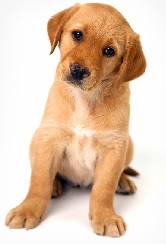
#> input picture images/puppy.jpg, 166 x 244 px
$ jupyter execute 'HOG for texture classification.ipynb'   (older library calls are emulated)
#> lines starting #> are read from the running program, lines starting #| are printed output that depends on the picture; long printed decimals are rounded
[cell 1]
import matplotlib.pyplot as plt
from skimage.feature import hog
from skimage.transform import resize
import cv2
from skimage import exposure

[cell 2]
img= cv2.imread("images/puppy.jpg")
#> img is the input picture: shape (244, 166, 3); mean B, G, R 176.3, 198.6, 225.5
img=cv2.cvtColor(img,cv2.COLOR_BGR2RGB)
plt.imshow(img)
print(img.shape)
#| (244, 166, 3)

<div style="direction: rtl;color: #4E4AE5;font-size: large;">
     سایز تصویر ۶۶۳ در ۴۵۹ است. ما باید تصویر رو به سایز ۶۴ در ۱۲۸ ریسایز کنیم.  .
    <br>
    برای پیش پردازش تصویر باید عرض و طول تصویر رو به نسبت ۱ به ۲ تبدیل شوند. این تصویر ترجیحا باید ۶۴ در ۱۲۸ باشد. به خاطر اینکه ما تصویر رو به بخش هایی ۸ در ۸ و ۱۶ در ۱۶ مسیر (‌patches) برای استخراج ویژگی تبدیل میکنیم. داشتن سایز دقیق ۶۴ در ۱۲۸ م محاسبات را ساده میکند.
</div>

[cell 3]
resized_image=resize(img,(128,64))
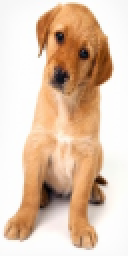
#> resized_image: shape (128, 64, 3) float64 (shown 2 times larger); mean R, G, B 0.884, 0.779, 0.691
print(resized_image.shape)
#| (128, 64, 3)

<div style="direction: rtl;color: #4E4AE5;font-size: large;">
    اینجا ما از تابع hog از کتابخونه skimage.features به صورت مستقیم استفاده می کنیم. پس خب لازم نیست گرادیان و اندازه و جهت رو به صورت جداگانه حساب کنیم. تابع hog به صورت داخلی تمام این موارد را حساب میکنه و به ماتریس ویژگی ها رو برمیگردونه.

همچنین اگر شما یک پارامتر visualize = True رو تنظیم کنید عکس hog رو برمیگردونه.

</div>

creating hog features fd, hog_image = hog(resized_img, orientations=9, pixels_per_cell=(8, 8), cells_per_block=(2, 2), visualize=True, multichannel=True)
<div style="direction: rtl;color: #4E4AE5;font-size: large;">
    پارامتر orientations که تعداد bin هایی که میخواهیم بسازیم رو میگم بهش. وقتی که من میخواهم یک ماتریس ۹ در ۱ داشته باشم این پارامتر رو ۹ تنظیم میکنم.
    <br>
    پارامتر pixels_per_cell اندازه سایز هر سلول که میخواهیم ازش هیستوگرام رو بسازیم تعیین میکنیم. توی نمونه ای که در مقاله بررسی کردیم ما از سلول های ۸ در ۸ استفاده کردیم و اینجا هم همین مقادیر رو قرار میدیم. البته میتونید هر مقدار دیگه ای هم باشه.
     <br>
     ارامتر cells_per_block  که سایز هر بلاک رو که میخواهیم نرمالیز کنیم هیستوگرام رو تعیین میکنه. همانطور که گفتیم سلول بر بلاک هست و نباید سایز پیکسل رو بنویسیم به جا نوشتن ۱۶ در ۱۶ ما می نویسیم ۲ در ۲ اینجا
    <br>
    ماتریس ویژگی ساخته شده  از تابع توی متغیری به اسم fd قرار دارد و تصویر روی hog_image قرار دارد. اجازه بدید ماتریس ویژگی ها رو بررسی کنیم
    <br>
    </div>

[cell 4]
#creating hog features
fd, hog_image = hog(resized_image, orientations=9, pixels_per_cell=(8, 8), cells_per_block=(2, 2), visualize=True, multichannel=True)
#> fd = 3780 values, max 0.669 at index 241, min 0 at index 5, mean 0.111
print(fd.shape)
#| (3780,)
print(fd[1])
#| 0.3033
hog_image_rescaled = exposure.rescale_intensity(hog_image, in_range=(0, 10))
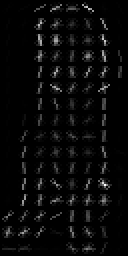
#> hog_image_rescaled: shape (128, 64) float64 (shown 2 times larger); min 0, max 0.029, mean 0.00105; drawn with min black and max white

[cell 5]
plt.figure(figsize=(8,8))
plt.subplot(1,3,1)
plt.imshow(resized_image)
plt.subplot(1,3,2)
plt.imshow(hog_image_rescaled)
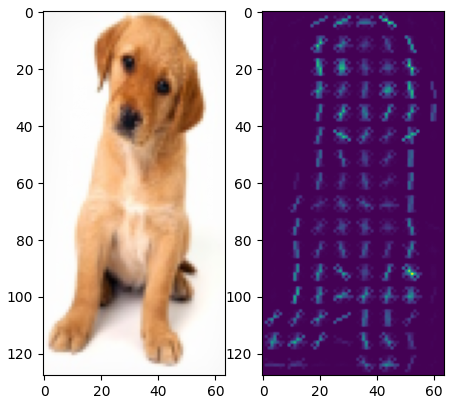
#> figure drawn by matplotlib, 2 panels

[cell 6]
plt.hist(fd)
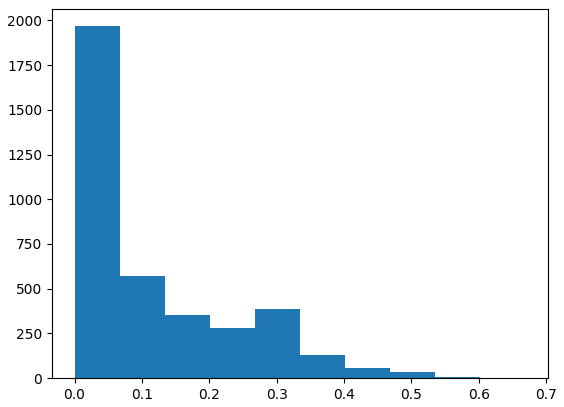
#> figure drawn by matplotlib, 1 panel; tallest bar 1967 high, from x = -6.94e-18 to 0.0669

$ run again, with images/1.jpg copied over images/puppy.jpg
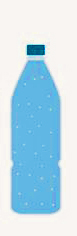
#> input picture images/1.jpg, 77 x 236 px
#> img is the input picture: shape (236, 77, 3); mean B, G, R 234.5, 219.3, 187.7
#| (236, 77, 3)
#> `resized_image=resize(img,(128,64))`:
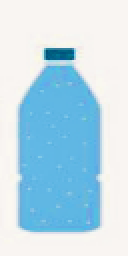
#> resized_image: shape (128, 64, 3) float64 (shown 2 times larger); mean R, G, B 0.736, 0.86, 0.919
#| (128, 64, 3)
#> fd = 3780 values, max 1 at index 202, min 0 at index 8, mean 0.0908
#| (3780,)
#| 1.5995865651858538e-09
#> `[cell 6] plt.hist(fd)`:
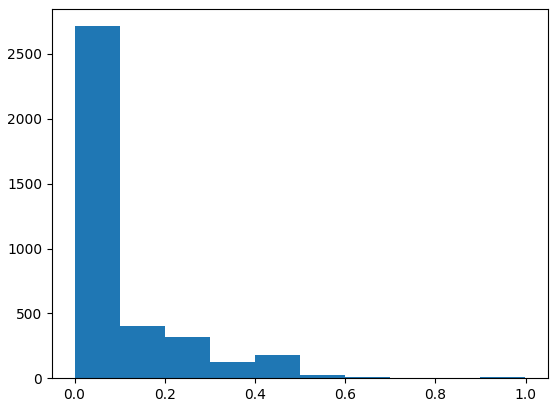
#> figure drawn by matplotlib, 1 panel; tallest bar 2714 high, from x = 0 to 0.1
